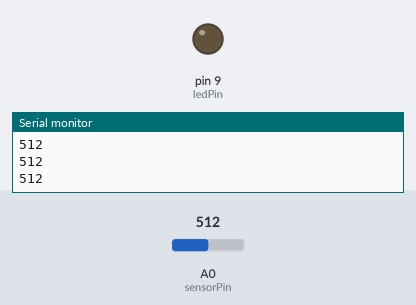
Bench run of a sketch on a simulated Arduino Uno, built with avr-gcc and run on an emulated ATmega328P. Parts: output pins drawn as LEDs (lit = HIGH), the last lines printed to the serial monitor. Inputs (shaded band) come from the test bench; at power-on: A0 (sensorPin) = 512.

Above: at 1.3 s.
1.4 s: A0 (sensorPin) set to 481
At 2.7 s:
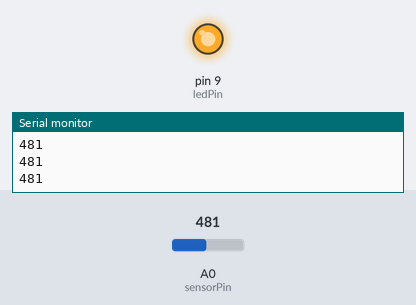
3.0 s: A0 (sensorPin) set to 510
At 3.9 s:
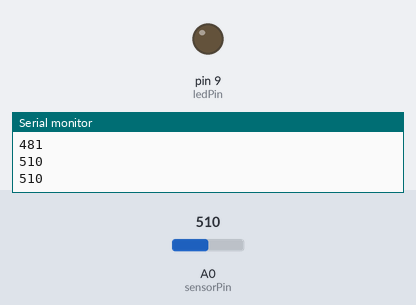
4.5 s: A0 (sensorPin) set to 490
At 5.1 s:
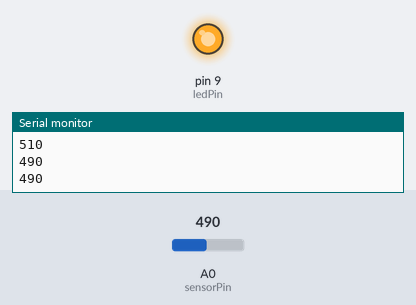
Timing chart, 0 to 7.5 s (numbered marks = the images above; inputs shaded):
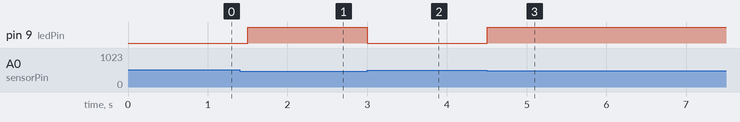

The sketch:

smart_night_light.ino
```cpp
int sensorPin = A0;       // LDR bağlı pin
int ledPin = 9;           // LED bağlı pin
int threshold = 500;      // Karanlık eşik değeri

void setup() {
  pinMode(ledPin, OUTPUT);
  Serial.begin(9600);     // Seri monitör için (isteğe bağlı)
}

void loop() {
  int sensorValue = analogRead(sensorPin);
  Serial.println(sensorValue); // Işık seviyesini ekrana yaz

  if (sensorValue < threshold) {
    digitalWrite(ledPin, HIGH); // Karanlıksa LED yanar
  } else {
    digitalWrite(ledPin, LOW);  // Aydınlıksa LED söner
  }

  delay(500);
}
```

Measured:
- the behaviour switches between 500 and 499 on A0 (sensorPin) (found by bisection; images 0 and 1)
- after the input at 1.4 s, pin 9 (ledPin): LOW → HIGH after 0.10 s
- after the input at 3.0 s, pin 9 (ledPin): HIGH → LOW at once
- after the input at 4.5 s, pin 9 (ledPin): LOW → HIGH at once
